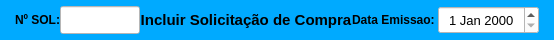
     <widget class="QWidget" name="widget_cabecalho" native="true">
      <property name="sizePolicy">
       <sizepolicy hsizetype="Preferred" vsizetype="Preferred">
        <horstretch>0</horstretch>
        <verstretch>0</verstretch>
       </sizepolicy>
      </property>
      <property name="minimumSize">
       <size>
        <width>0</width>
        <height>40</height>
       </size>
      </property>
      <property name="maximumSize">
       <size>
        <width>16777215</width>
        <height>40</height>
       </size>
      </property>
      <property name="styleSheet">
       <string notr="true">background-color: rgb(0, 170, 255);</string>
      </property>
      <layout class="QHBoxLayout" name="horizontalLayout">
       <property name="spacing">
        <number>0</number>
       </property>
       <property name="leftMargin">
        <number>15</number>
       </property>
       <property name="topMargin">
        <number>6</number>
       </property>
       <property name="rightMargin">
        <number>15</number>
       </property>
       <property name="bottomMargin">
        <number>6</number>
       </property>
       <item>
        <widget class="QLabel" name="label_3">
         <property name="sizePolicy">
          <sizepolicy hsizetype="Preferred" vsizetype="Preferred">
           <horstretch>0</horstretch>
           <verstretch>0</verstretch>
          </sizepolicy>
         </property>
         <property name="minimumSize">
          <size>
           <width>0</width>
           <height>0</height>
          </size>
         </property>
         <property name="maximumSize">
          <size>
           <width>50</width>
           <height>16777215</height>
          </size>
         </property>
         <property name="font">
          <font>
           <pointsize>9</pointsize>
           <weight>75</weight>
           <bold>true</bold>
          </font>
         </property>
         <property name="text">
          <string>Nº SOL:</string>
         </property>
         <property name="alignment">
          <set>Qt::AlignLeading|Qt::AlignLeft|Qt::AlignVCenter</set>
         </property>
        </widget>
       </item>
       <item>
        <widget class="QLineEdit" name="line_Num_Sol">
         <property name="sizePolicy">
          <sizepolicy hsizetype="Preferred" vsizetype="Preferred">
           <horstretch>0</horstretch>
           <verstretch>0</verstretch>
          </sizepolicy>
         </property>
         <property name="maximumSize">
          <size>
           <width>80</width>
           <height>16777215</height>
          </size>
         </property>
         <property name="font">
          <font>
           <pointsize>12</pointsize>
          </font>
         </property>
         <property name="styleSheet">
          <string notr="true">background-color: rgb(255, 255, 255);</string>
         </property>
         <property name="inputMask">
          <string/>
         </property>
         <property name="text">
          <string/>
         </property>
         <property name="frame">
          <bool>true</bool>
         </property>
         <property name="echoMode">
          <enum>QLineEdit::Normal</enum>
         </property>
         <property name="alignment">
          <set>Qt::AlignCenter</set>
         </property>
         <property name="dragEnabled">
          <bool>false</bool>
         </property>
         <property name="placeholderText">
          <string/>
         </property>
        </widget>
       </item>
       <item>
        <widget class="QLabel" name="label_13">
         <property name="sizePolicy">
          <sizepolicy hsizetype="Preferred" vsizetype="Preferred">
           <horstretch>0</horstretch>
           <verstretch>0</verstretch>
          </sizepolicy>
         </property>
         <property name="minimumSize">
          <size>
           <width>0</width>
           <height>0</height>
          </size>
         </property>
         <property name="font">
          <font>
           <pointsize>11</pointsize>
           <weight>75</weight>
           <bold>true</bold>
          </font>
         </property>
         <property name="text">
          <string>Incluir Solicitação de Compra</string>
         </property>
         <property name="alignment">
          <set>Qt::AlignCenter</set>
         </property>
        </widget>
       </item>
       <item>
        <widget class="QLabel" name="label_11">
         <property name="sizePolicy">
          <sizepolicy hsizetype="Preferred" vsizetype="Preferred">
           <horstretch>0</horstretch>
           <verstretch>0</verstretch>
          </sizepolicy>
         </property>
         <property name="minimumSize">
          <size>
           <width>0</width>
           <height>0</height>
          </size>
         </property>
         <property name="maximumSize">
          <size>
           <width>95</width>
           <height>16777215</height>
          </size>
         </property>
         <property name="font">
          <font>
           <pointsize>9</pointsize>
           <weight>75</weight>
           <bold>true</bold>
          </font>
         </property>
         <property name="text">
          <string>Data Emissao: </string>
         </property>
         <property name="alignment">
          <set>Qt::AlignRight|Qt::AlignTrailing|Qt::AlignVCenter</set>
         </property>
        </widget>
       </item>
       <item>
        <widget class="QDateEdit" name="date_Emissao">
         <property name="sizePolicy">
          <sizepolicy hsizetype="Preferred" vsizetype="Preferred">
           <horstretch>0</horstretch>
           <verstretch>0</verstretch>
          </sizepolicy>
         </property>
         <property name="minimumSize">
          <size>
           <width>0</width>
           <height>0</height>
          </size>
         </property>
         <property name="maximumSize">
          <size>
           <width>101</width>
           <height>16777215</height>
          </size>
         </property>
         <property name="font">
          <font>
           <pointsize>10</pointsize>
          </font>
         </property>
         <property name="styleSheet">
          <string notr="true">background-color: rgb(255, 255, 255);</string>
         </property>
         <property name="alignment">
          <set>Qt::AlignCenter</set>
         </property>
        </widget>
       </item>
      </layout>
     </widget>
